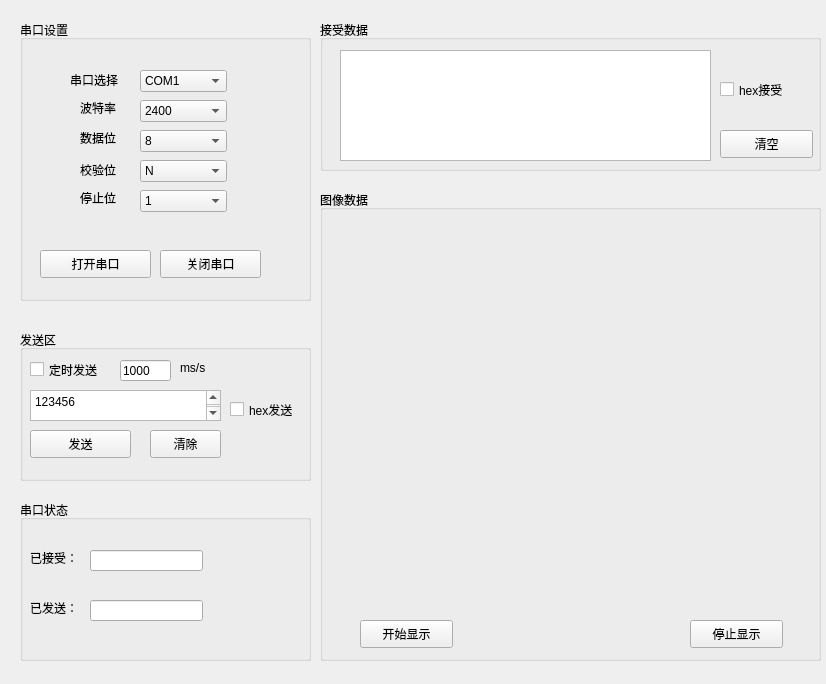
<?xml version="1.0" encoding="UTF-8"?>
<ui version="4.0">
 <class>Form</class>
 <widget class="QWidget" name="Form">
  <property name="geometry">
   <rect>
    <x>0</x>
    <y>0</y>
    <width>826</width>
    <height>684</height>
   </rect>
  </property>
  <property name="windowTitle">
   <string>Form</string>
  </property>
  <widget class="QGroupBox" name="groupBox_2">
   <property name="geometry">
    <rect>
     <x>20</x>
     <y>20</y>
     <width>291</width>
     <height>281</height>
    </rect>
   </property>
   <property name="title">
    <string>串口设置</string>
   </property>
   <widget class="QPushButton" name="open_button">
    <property name="geometry">
     <rect>
      <x>20</x>
      <y>230</y>
      <width>111</width>
      <height>28</height>
     </rect>
    </property>
    <property name="text">
     <string>打开串口</string>
    </property>
   </widget>
   <widget class="QPushButton" name="close_button">
    <property name="geometry">
     <rect>
      <x>140</x>
      <y>230</y>
      <width>101</width>
      <height>28</height>
     </rect>
    </property>
    <property name="text">
     <string>关闭串口</string>
    </property>
   </widget>
   <widget class="QLabel" name="label">
    <property name="geometry">
     <rect>
      <x>50</x>
      <y>50</y>
      <width>61</width>
      <height>20</height>
     </rect>
    </property>
    <property name="text">
     <string>串口选择</string>
    </property>
   </widget>
   <widget class="QComboBox" name="comboBox_2">
    <property name="geometry">
     <rect>
      <x>120</x>
      <y>80</y>
      <width>87</width>
      <height>22</height>
     </rect>
    </property>
    <item>
     <property name="text">
      <string>2400</string>
     </property>
    </item>
    <item>
     <property name="text">
      <string>4800</string>
     </property>
    </item>
    <item>
     <property name="text">
      <string>9600</string>
     </property>
    </item>
    <item>
     <property name="text">
      <string>14400</string>
     </property>
    </item>
    <item>
     <property name="text">
      <string>19200</string>
     </property>
    </item>
   </widget>
   <widget class="QComboBox" name="comboBox_5">
    <property name="geometry">
     <rect>
      <x>120</x>
      <y>170</y>
      <width>87</width>
      <height>22</height>
     </rect>
    </property>
    <item>
     <property name="text">
      <string>1</string>
     </property>
    </item>
   </widget>
   <widget class="QLabel" name="label_3">
    <property name="geometry">
     <rect>
      <x>60</x>
      <y>110</y>
      <width>51</width>
      <height>16</height>
     </rect>
    </property>
    <property name="text">
     <string>数据位</string>
    </property>
   </widget>
   <widget class="QComboBox" name="comboBox">
    <property name="geometry">
     <rect>
      <x>120</x>
      <y>50</y>
      <width>87</width>
      <height>22</height>
     </rect>
    </property>
    <property name="mouseTracking">
     <bool>false</bool>
    </property>
    <property name="tabletTracking">
     <bool>false</bool>
    </property>
    <item>
     <property name="text">
      <string>COM1</string>
     </property>
    </item>
    <item>
     <property name="text">
      <string>COM2</string>
     </property>
    </item>
    <item>
     <property name="text">
      <string>COM3</string>
     </property>
    </item>
    <item>
     <property name="text">
      <string>COM4</string>
     </property>
    </item>
   </widget>
   <widget class="QLabel" name="label_5">
    <property name="geometry">
     <rect>
      <x>60</x>
      <y>170</y>
      <width>51</width>
      <height>16</height>
     </rect>
    </property>
    <property name="text">
     <string>停止位</string>
    </property>
   </widget>
   <widget class="QLabel" name="label_4">
    <property name="geometry">
     <rect>
      <x>60</x>
      <y>140</y>
      <width>51</width>
      <height>20</height>
     </rect>
    </property>
    <property name="text">
     <string>校验位</string>
    </property>
   </widget>
   <widget class="QComboBox" name="comboBox_3">
    <property name="geometry">
     <rect>
      <x>120</x>
      <y>110</y>
      <width>87</width>
      <height>22</height>
     </rect>
    </property>
    <item>
     <property name="text">
      <string>8</string>
     </property>
    </item>
    <item>
     <property name="text">
      <string>16</string>
     </property>
    </item>
    <item>
     <property name="text">
      <string>4</string>
     </property>
    </item>
   </widget>
   <widget class="QComboBox" name="comboBox_4">
    <property name="geometry">
     <rect>
      <x>120</x>
      <y>140</y>
      <width>87</width>
      <height>22</height>
     </rect>
    </property>
    <property name="editable">
     <bool>false</bool>
    </property>
    <item>
     <property name="text">
      <string>N</string>
     </property>
    </item>
   </widget>
   <widget class="QLabel" name="label_2">
    <property name="geometry">
     <rect>
      <x>60</x>
      <y>80</y>
      <width>51</width>
      <height>16</height>
     </rect>
    </property>
    <property name="text">
     <string>波特率</string>
    </property>
   </widget>
  </widget>
  <widget class="QGroupBox" name="groupBox_5">
   <property name="geometry">
    <rect>
     <x>320</x>
     <y>190</y>
     <width>501</width>
     <height>471</height>
    </rect>
   </property>
   <property name="title">
    <string>图像数据</string>
   </property>
   <widget class="QPushButton" name="begin_v">
    <property name="geometry">
     <rect>
      <x>40</x>
      <y>430</y>
      <width>93</width>
      <height>28</height>
     </rect>
    </property>
    <property name="text">
     <string>开始显示</string>
    </property>
   </widget>
   <widget class="QPushButton" name="stop_v">
    <property name="geometry">
     <rect>
      <x>370</x>
      <y>430</y>
      <width>93</width>
      <height>28</height>
     </rect>
    </property>
    <property name="text">
     <string>停止显示</string>
    </property>
   </widget>
   <widget class="MplCanvasWrapper" name="mplCanvas" native="true">
    <property name="geometry">
     <rect>
      <x>9</x>
      <y>19</y>
      <width>481</width>
      <height>401</height>
     </rect>
    </property>
    <property name="sizePolicy">
     <sizepolicy hsizetype="Expanding" vsizetype="Expanding">
      <horstretch>0</horstretch>
      <verstretch>0</verstretch>
     </sizepolicy>
    </property>
    <property name="autoFillBackground">
     <bool>false</bool>
    </property>
   </widget>
  </widget>
  <widget class="QGroupBox" name="groupBox_3">
   <property name="geometry">
    <rect>
     <x>20</x>
     <y>330</y>
     <width>291</width>
     <height>151</height>
    </rect>
   </property>
   <property name="title">
    <string>发送区</string>
   </property>
   <widget class="QCheckBox" name="send_c">
    <property name="geometry">
     <rect>
      <x>210</x>
      <y>70</y>
      <width>91</width>
      <height>19</height>
     </rect>
    </property>
    <property name="text">
     <string>hex发送</string>
    </property>
   </widget>
   <widget class="QTextEdit" name="send_edi">
    <property name="geometry">
     <rect>
      <x>10</x>
      <y>60</y>
      <width>191</width>
      <height>31</height>
     </rect>
    </property>
    <property name="html">
     <string>&lt;!DOCTYPE HTML PUBLIC &quot;-//W3C//DTD HTML 4.0//EN&quot; &quot;http://www.w3.org/TR/REC-html40/strict.dtd&quot;&gt;
&lt;html&gt;&lt;head&gt;&lt;meta name=&quot;qrichtext&quot; content=&quot;1&quot; /&gt;&lt;style type=&quot;text/css&quot;&gt;
p, li { white-space: pre-wrap; }
&lt;/style&gt;&lt;/head&gt;&lt;body style=&quot; font-family:'SimSun'; font-size:9pt; font-weight:400; font-style:normal;&quot;&gt;
&lt;p style=&quot; margin-top:0px; margin-bottom:0px; margin-left:0px; margin-right:0px; -qt-block-indent:0; text-indent:0px;&quot;&gt;123456&lt;/p&gt;
&lt;p style=&quot;-qt-paragraph-type:empty; margin-top:0px; margin-bottom:0px; margin-left:0px; margin-right:0px; -qt-block-indent:0; text-indent:0px;&quot;&gt;&lt;br /&gt;&lt;/p&gt;&lt;/body&gt;&lt;/html&gt;</string>
    </property>
   </widget>
   <widget class="QPushButton" name="send_button">
    <property name="geometry">
     <rect>
      <x>10</x>
      <y>100</y>
      <width>101</width>
      <height>28</height>
     </rect>
    </property>
    <property name="text">
     <string>发送</string>
    </property>
   </widget>
   <widget class="QPushButton" name="clear_s_button">
    <property name="geometry">
     <rect>
      <x>130</x>
      <y>100</y>
      <width>71</width>
      <height>28</height>
     </rect>
    </property>
    <property name="text">
     <string>清除</string>
    </property>
   </widget>
   <widget class="QCheckBox" name="send_t_c">
    <property name="geometry">
     <rect>
      <x>10</x>
      <y>30</y>
      <width>91</width>
      <height>19</height>
     </rect>
    </property>
    <property name="text">
     <string>定时发送</string>
    </property>
   </widget>
   <widget class="QLabel" name="label_6">
    <property name="geometry">
     <rect>
      <x>160</x>
      <y>30</y>
      <width>41</width>
      <height>16</height>
     </rect>
    </property>
    <property name="text">
     <string>ms/s</string>
    </property>
   </widget>
   <widget class="QLineEdit" name="t_edi">
    <property name="geometry">
     <rect>
      <x>100</x>
      <y>30</y>
      <width>51</width>
      <height>21</height>
     </rect>
    </property>
    <property name="text">
     <string>1000</string>
    </property>
   </widget>
  </widget>
  <widget class="QGroupBox" name="groupBox_4">
   <property name="geometry">
    <rect>
     <x>320</x>
     <y>20</y>
     <width>501</width>
     <height>151</height>
    </rect>
   </property>
   <property name="title">
    <string>接受数据</string>
   </property>
   <widget class="QTextBrowser" name="rec_txt">
    <property name="geometry">
     <rect>
      <x>20</x>
      <y>30</y>
      <width>371</width>
      <height>111</height>
     </rect>
    </property>
   </widget>
   <widget class="QPushButton" name="clear_res_button">
    <property name="geometry">
     <rect>
      <x>400</x>
      <y>110</y>
      <width>93</width>
      <height>28</height>
     </rect>
    </property>
    <property name="text">
     <string>清空</string>
    </property>
   </widget>
   <widget class="QCheckBox" name="res_c">
    <property name="geometry">
     <rect>
      <x>400</x>
      <y>60</y>
      <width>91</width>
      <height>19</height>
     </rect>
    </property>
    <property name="text">
     <string>hex接受</string>
    </property>
   </widget>
  </widget>
  <widget class="QGroupBox" name="groupBox">
   <property name="geometry">
    <rect>
     <x>20</x>
     <y>500</y>
     <width>291</width>
     <height>161</height>
    </rect>
   </property>
   <property name="title">
    <string>串口状态</string>
   </property>
   <widget class="QLineEdit" name="lineEdit">
    <property name="geometry">
     <rect>
      <x>70</x>
      <y>100</y>
      <width>113</width>
      <height>21</height>
     </rect>
    </property>
   </widget>
   <widget class="QLabel" name="label_7">
    <property name="geometry">
     <rect>
      <x>10</x>
      <y>100</y>
      <width>72</width>
      <height>15</height>
     </rect>
    </property>
    <property name="text">
     <string>已发送：</string>
    </property>
   </widget>
   <widget class="QLabel" name="label_8">
    <property name="geometry">
     <rect>
      <x>10</x>
      <y>50</y>
      <width>72</width>
      <height>15</height>
     </rect>
    </property>
    <property name="text">
     <string>已接受：</string>
    </property>
   </widget>
   <widget class="QLineEdit" name="lineEdit_2">
    <property name="geometry">
     <rect>
      <x>70</x>
      <y>50</y>
      <width>113</width>
      <height>21</height>
     </rect>
    </property>
   </widget>
  </widget>
  <zorder>groupBox_3</zorder>
  <zorder>groupBox_5</zorder>
  <zorder>groupBox_4</zorder>
  <zorder>groupBox_2</zorder>
  <zorder>groupBox</zorder>
 </widget>
 <customwidgets>
  <customwidget>
   <class>MplCanvasWrapper</class>
   <extends>QWidget</extends>
   <header>mplcanvaswrapper.h</header>
   <container>1</container>
  </customwidget>
 </customwidgets>
 <resources/>
 <connections/>
</ui>
